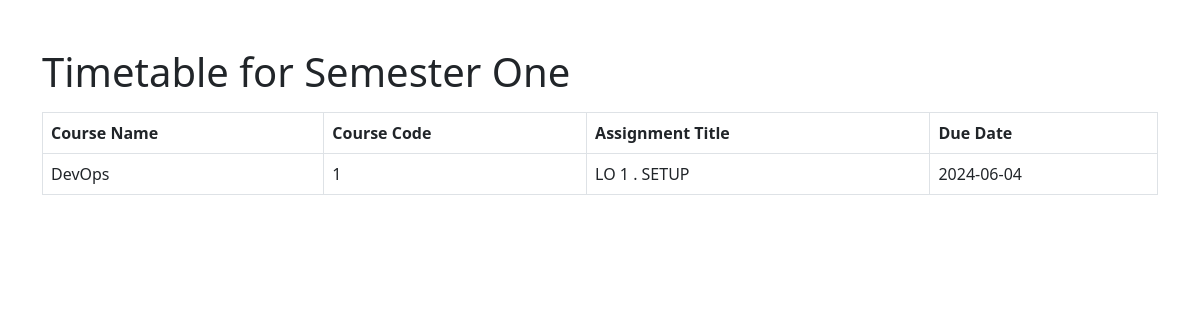
/timetable.php, run on an earlier commit of the app's database.
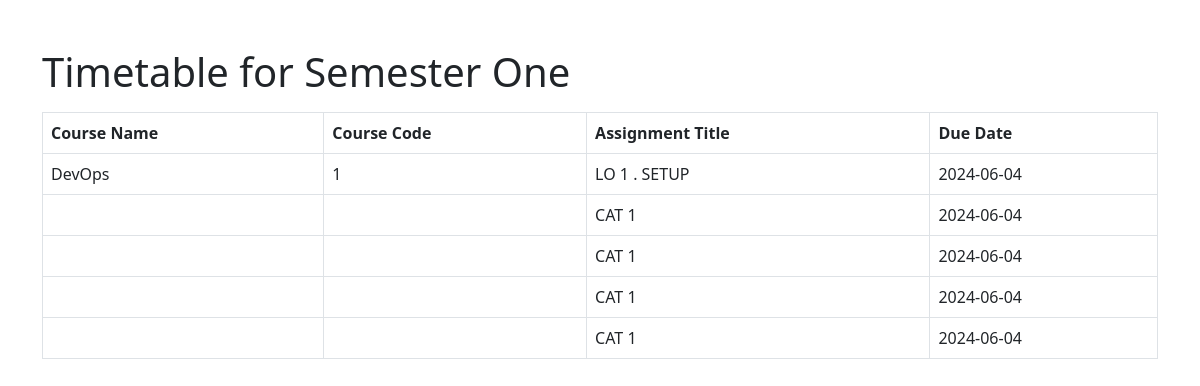
And on a later commit of the database.
### tables this page shows
CREATE TABLE `assignments` (
  `assignment_id` int(11) NOT NULL,
  `course_id` int(11) DEFAULT NULL,
  `title` varchar(100) NOT NULL,
  `description` text DEFAULT NULL,
  `due_date` date DEFAULT NULL,
  `file_url` varchar(255) DEFAULT NULL
);

CREATE TABLE `courses` (
  `course_id` int(11) NOT NULL,
  `course_name` varchar(100) NOT NULL,
  `course_description` text DEFAULT NULL,
  `course_code` varchar(20) NOT NULL,
  `faculty_id` int(11) DEFAULT NULL
);

### timetable.php (the view, shortened to what this page needs)
<?php
$servername = "localhost";
$username = "root";
$password = "";
$dbname = "techconnectdb";
$conn = new mysqli($servername, $username, $password, $dbname);
$sql = "SELECT * FROM courses";
$courses = $conn->query($sql);
$sql = "SELECT * FROM assignments";
$assignments = $conn->query($sql);
?>
<!DOCTYPE html>
<html lang="en">
<head>
    <link href="https://cdn.jsdelivr.net/npm/bootstrap@5.3.0/dist/css/bootstrap.min.css" rel="stylesheet">
</head>
<body>
    <div class="container">
        <h1 class="mt-5">Timetable for Semester One </h1>
        <table class="table table-bordered mt-3">
            <thead>
                <tr>
                    <th>Course Name</th>
                    <th>Course Code</th>
                    <th>Assignment Title</th>
                    <th>Due Date</th>
                </tr>
            </thead>
            <tbody>
                <?php
                if ($assignments->num_rows > 0) {
                    while($row = $assignments->fetch_assoc()) {
                        $course_id = $row['course_id'];
                        $course_name = "";
                        $course_code = "";
                        if ($courses->num_rows > 0) {
                            while($course = $courses->fetch_assoc()) {
                                if ($course['course_id'] == $course_id) {
                                    $course_name = $course['course_name'];
                                    $course_code = $course['course_code'];
                                    break;
                                }
                            }
                        }
                        echo "<tr>
                            <td>{$course_name}</td>
                            <td>{$course_code}</td>
                            <td>{$row['title']}</td>
                            <td>{$row['due_date']}</td>
                        </tr>";
                    }
                } else {
                    echo "<tr><td colspan='4'>No assignments found</td></tr>";
                }
                ?>
            </tbody>
        </table>
    </div>
</body>
</html>

What changed in the data, as far as the page shows it:
added assignments: title "CAT 1", due_date "2024-06-04"
added assignments: title "CAT 1", due_date "2024-06-04"
added assignments: title "CAT 1", due_date "2024-06-04"
added assignments: title "CAT 1", due_date "2024-06-04"
